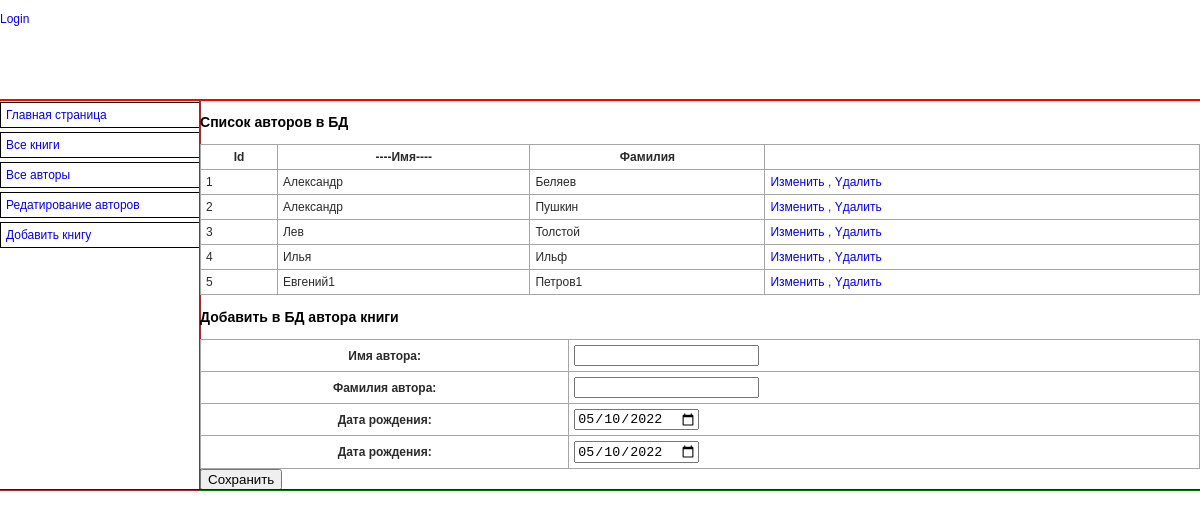
Page /authors_add/ on the committed database.
### catalog/models.py (models this page shows, shortened)
class Author(models.Model):
    first_name = models.CharField(max_length=100, verbose_name="Имя автора", help_text=" Введите имя автора")
    last_name = models.CharField(max_length=100, verbose_name="Фамилия автора", help_text=" Введите фамилию автора")
    date_of_birth = models.DateField(verbose_name="Дата рождения", help_text="Введите дату рождения",
                                     null=True, blank=True)
    date_of_death = models.DateField(verbose_name="Дата смерти", help_text="Введите дату смерти",
                                     null=True, blank=True)

### catalog/views.py (the view)
# urls.py: path('authors_add/', views.authors_add, name='authors_add'),
def authors_add(request):
    data = dict(author = Author.objects.all(),
                form = AuthorsForm()
    )
    return render(request, 'catalog/authors_add.html', data)

### catalog/forms.py
class AuthorsForm(forms.Form):
    first_name = forms.CharField(label='Имя автора')
    last_name = forms.CharField(label='Фамилия автора')
    date_of_birth = forms.DateField(label='Дата рождения', initial=format(date.today()),
                                    widget=forms.widgets.DateInput(attrs={'type':'date'}))
    date_of_death = forms.DateField(label='Дата рождения', initial=format(date.today()),
                                    widget=forms.widgets.DateInput(attrs={'type':'date'}))

### catalog/templates/catalog/authors_add.html (shortened to what this page needs)
{% extends "base.html"%}
{% block content %}
<h3>Список авторов в БД</h3>
<table>
    <thead><th>Id</th><th>----Имя----</th><th>Фaмилия</th><th></th></thead>
    {% if author %}
        {% for author in author.all %}
            <tr>
                <td>{{ author.id }}</td>
                <td>{{ author.first_name }}</td>
                <td>{{ author.last_name }}</td>
                <td>
                    <a href="/edit_author/{{ author.id }}">Измeнить</a> ,
                    <a href="/delete_author/{{ author.id }}">Yдaлить</a>
                </td>
            </tr>
        {% endfor %}
    {% else %}
        <p>В базе данных нет авторов</p>
    {% endif %}
</table>
<h3>Добавить в БД автора книги</h3>
<form action="/create_author/" method="POST">
    <table>
    {{ form }}
    </table>
    <input type="submit" value="Сохранить">
</form>
{% endblock  %}

### catalog/static/css/style.css (style rules this page uses)
html { position: absolute; top: 0; bottom: 0; left: 0; right: 0; height: 100%; }
body { padding: 0; margin: 0; font-family: Verdana, Geneva, Arial, sans-serif; font-size: 12px; background-color: #ffffff; height: 100%; overflow-y: scroll; }
a { font-weight: normal; text-decoration: none; }
table { border-collapse: collapse; width: 100%; }
td, th { padding: 5px; }
table { background-color: #ffffff; border: 1px solid #DCDCDC; color: #2a2a2a; padding: 5px 5px 2px; border-collapse: collapse; font-size: 12px; }
td, th { border: 1px solid #A6A6A6; }
input { outline:none; }
form { margin: 0; }
:root { --main-bg-color: #ffffff; }

### rows in the picture
Author: id "1", first_name "Александр", last_name "Беляев"
Author: id "2", first_name "Александр", last_name "Пушкин"
Author: id "3", first_name "Лев", last_name "Толстой"
Author: id "4", first_name "Илья", last_name "Ильф"
Author: id "5", first_name "Евгений1", last_name "Петров1"
